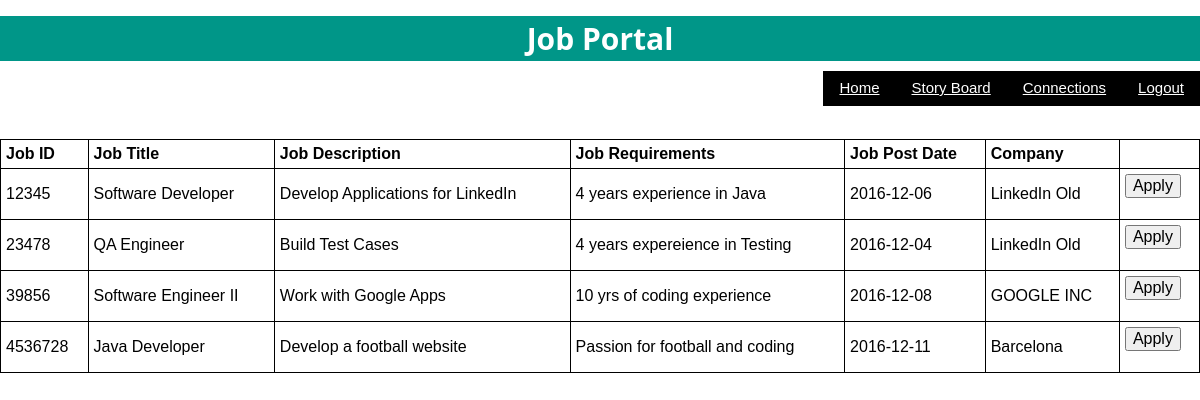
/jobPortal.php (signed in), run on the app's committed database.
### tables this page shows
CREATE TABLE `job` (
  `Job_Title` varchar(255) NOT NULL,
  `Job_Description` varchar(255) NOT NULL,
  `Job_Requirements` varchar(255) NOT NULL,
  `Post_Date` date NOT NULL,
  `Job_ID` int(10) NOT NULL,
  `Company_ID` int(10) NOT NULL
);

CREATE TABLE `company` (
  `Company_Title` varchar(255) NOT NULL,
  `Company_Description` varchar(255) NOT NULL,
  `Company_Website` varchar(255) NOT NULL,
  `Company_ID` int(10) NOT NULL,
  `User_ID` int(10) NOT NULL
);

### jobPortal.php (the view, shortened to what this page needs)
<?php
require_once 'dblogin.php';
$conn = new mysqli($hn,$un,$pwd,$db);
$flag = 0;
?>
<html>
		<head>
</head>
		<link rel="stylesheet" href="stylesheet.css">
		<body>
		<div class=" w3-center w3-serif w3-teal w3-margin-top"><h2><strong>Job Portal</strong></h2></div>
   <button class="w3-btn w3-ripple w3-right"><a href="logout.php">Logout</a>
   <button class="w3-btn w3-ripple w3-right"><a href="connectUsers.php">Connections</a>
   <button class="w3-btn w3-ripple w3-right"><a href="storyBoard.php">Story Board</a>
   <button class="w3-btn w3-ripple w3-right"><a href="employeeProfile.php"> Home </a></button>
	<br><br><br>
 <table border="1">
<tr>
<th>Job ID</th>
<th>Job Title</th>
<th>Job Description</th>
<th>Job Requirements</th>
<th>Job Post Date</th>
<th>Company</th>
<th></th>
</tr>
<?php
	$query = "SELECT * FROM job";
    $result = $conn->query($query);
	$rows = $result -> num_rows;
	for($j=0;$j<$rows;++$j)
	{
		$result->data_seek($j);
		$row = $result->fetch_array(MYSQLI_NUM);
		$companyID = $row[5];
		$nquery = "SELECT Company_Title FROM company where Company_ID=$companyID";
		$nresult = $conn->query($nquery);
		$nrow = $nresult->fetch_array(MYSQLI_NUM);
		echo <<<_END
		<tr>
		<td><label>$row[4]</label></td>
		<td><label>$row[0]</label></td>
		<td><label>$row[1]</label></td>
		<td><label>$row[2]</label></td>
		<td><label>$row[3]</label></td>
		<td><label>$nrow[0]</label></td>
_END;
		if($flag != 1)
		{
		       echo <<<_END
			   <td>
			   <form action="userJobApplication.php" method="POST">
			   <input type="hidden" name="jobID" value="$row[4]">
			   <input type="submit" value="Apply">
			   </form>
			   </td>
			   </tr>
_END;
		}
		$flag = 0;
	}
?>

### stylesheet.css (style rules this page uses)
html { box-sizing:border-box }
*,*:before,*:after { box-sizing:inherit }
html { -ms-text-size-adjust:100%;-webkit-text-size-adjust:100% }
body { margin:0 }
a { background-color:transparent;-webkit-text-decoration-skip:objects }
button,input,select,textarea { font:inherit;margin:0 }
button,input { overflow:visible }
button,select { text-transform:none }
button,html [type=button],[type=reset],[type=submit] { -webkit-appearance:button }
html,body { font-family:Verdana,sans-serif;font-size:15px;line-height:1.5 }
html { overflow-x:hidden }
h1,h2,h3,h4,h5,h6,.w3-slim,.w3-wide { font-family:"Segoe UI",Arial,sans-serif }
h2 { font-size:30px }
.w3-serif { font-family:"Times New Roman",Times,serif }
h1,h2,h3,h4,h5,h6 { font-weight:400;margin:10px 0 }
a { color:inherit }
.w3-btn,.w3-btn-block { border:none;display:inline-block;outline:0;padding:6px 16px;vertical-align:middle;overflow:hidden;text-decoration:none!important;color:#fff;background-color:#000;text-align:center;cursor:pointer;white-space:nowrap }
.w3-btn,.w3-btn-floating,.w3-btn-floating-large,.w3-closenav,.w3-opennav { -webkit-touch-callout:none;-webkit-user-select:none;-khtml-user-select:none;-moz-user-select:none;-ms-user-select:none;user-select:none }
.w3-btn,.w3-btn-floating,.w3-dropnav a,.w3-btn-floating-large,.w3-btn-block,.w3-hover-shadow,.w3-hover-opacity,.w3-hover-opacity-off,.w3-hover-sepia,.w3-hover-grayscale,.w3-hover-greyscale, .w3-navbar a,.w3-sidenav a,.w3-pagination li a,.w3-hoverable tbody tr,.w3-hoverable li,.w3-accordion-content a,.w3-dropdown-content a,.w3-dropdown-click:hover,.w3-dropdown-hover:hover,.w3-opennav,.w3-closenav,.w3-closebtn, .w3-hover-amber,.w3-hover-aqua,.w3-hover-blue,.w3-hover-light-blue,.w3-hover-brown,.w3-hover-cyan,.w3-hover-blue-grey,.w3-hover-green,.w3-hover-light-green,.w3-hover-indigo,.w3-hover-khaki,.w3-hover-lime,.w3-hover-orange,.w3-hover-deep-orange,.w3-hover-pink, .w3-hover-purple,.w3-hover-deep-purple,.w3-hover-red,.w3-hover-sand,.w3-hover-teal,.w3-hover-yellow,.w3-hover-white,.w3-hover-black,.w3-hover-grey,.w3-hover-light-grey,.w3-hover-dark-grey,.w3-hover-text-amber,.w3-hover-text-aqua,.w3-hover-text-blue,.w3-hover-text-light-blue, .w3-hover-text-brown,.w3-hover-text-cyan,.w3-hover-text-blue-grey,.w3-hover-text-green,.w3-hover-text-light-green,.w3-hover-text-indigo,.w3-hover-text-khaki,.w3-hover-text-lime,.w3-hover-text-orange,.w3-hover-text-deep-orange,.w3-hover-text-pink,.w3-hover-text-purple, .w3-hover-text-deep-purple,.w3-hover-text-red,.w3-hover-text-sand,.w3-hover-text-teal,.w3-hover-text-yellow,.w3-hover-text-white,.w3-hover-text-black,.w3-hover-text-grey,.w3-hover-text-light-grey,.w3-hover-text-dark-grey { -webkit-transition:background-color .3s,color .15s,box-shadow .3s,opacity 0.3s,filter 0.3s;transition:background-color .3s,color .15s,box-shadow .3s,opacity 0.3s,filter 0.3s }
.w3-ripple { -webkit-transition:opacity 0s;transition:opacity 0s }
.w3-right { float:right!important }
.w3-center { text-align:center!important }
.w3-margin-top { margin-top:16px!important }
.w3-teal,.w3-hover-teal:hover { color:#fff!important;background-color:#009688!important }

### jobPortal.php (style rules this page uses)
table { width:100%; }
table, th, td { border: 1px solid black; border-collapse: collapse; }
th, td { padding: 5px; text-align: left; }

### data on the page
job: Job_ID "12345", Job_Title "Software Developer", Job_Description "Develop Applications for LinkedIn", Job_Requirements "4 years experience in Java", Post_Date "2016-12-06", Company_ID.Company_Title "LinkedIn Old"
job: Job_ID "23478", Job_Title "QA Engineer", Job_Description "Build Test Cases", Job_Requirements "4 years expereience in Testing", Post_Date "2016-12-04", Company_ID.Company_Title "LinkedIn Old"
job: Job_ID "39856", Job_Title "Software Engineer II", Job_Description "Work with Google Apps", Job_Requirements "10 yrs of coding experience", Post_Date "2016-12-08", Company_ID.Company_Title "GOOGLE INC"
job: Job_ID "4536728", Job_Title "Java Developer", Job_Description "Develop a football website", Job_Requirements "Passion for football and coding", Post_Date "2016-12-11", Company_ID.Company_Title "Barcelona"
